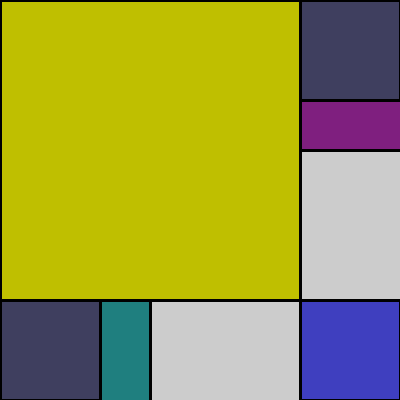
Frame 1 (no input)
Frame 2 (the mouse pressed at the canvas centre, redrawn once): identical to frame 1, image omitted

The Processing sketch that drew this single still picture (run headless with seeded random() and noise(); the mouse was pressed at the canvas centre and the sketch redrawn once):

// Processing sketch: processing_140588
// ── processing_140588.pde

float scale1;
float scale2;
float scale3;
float scale4;

void setup() {
  size(400, 400);

  scale1 = 3*width/4;
  scale2 = width-scale1;
  scale3 = scale1-scale2;
  scale4 = scale2*.5;

  //black stroke,thick
  stroke(0);
  strokeWeight(3);
}

void draw() {
mondrect(0, 0, scale1, scale1);
mondrect(0, scale1, scale2, scale2);
mondrect(scale2, scale1, scale4, scale3);
mondrect(scale2, scale1+scale3, scale4, scale3);
mondrect(scale1, scale2, scale3, scale4);
mondrect(scale1+scale3, scale2, scale3, scale4);
mondrect(scale1, 0, scale2, scale2);
mondrect(scale1, scale1, scale2, scale2);
  noLoop();
}

void mondrect(float posX, float posY, float sizeX, float sizeY) {
  fill(255*sizeX/width, 255*sizeY/height, 255*(posX+posY)/( width+height));
  rect(posX, posY, sizeX, sizeY);
  println("x="+sizeX+"Y="+sizeY);
}
